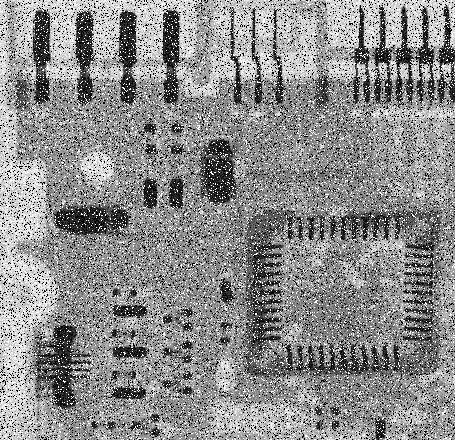
#> input picture DIP/LABS/LAB09/solution/res/saltandpaper.tif, 455 x 440 px
$ python task1.py res/saltandpaper.tif out 5 5
#> lines starting #> are read from the running program, lines starting #| are printed output that depends on the picture
### DIP/LABS/LAB09/solution/convolution.py

'''
Requirments:
  pip install pillow
  pip install matplotlib
  pip install numpy
Run:
> python task1.py path/to/image path/to/outdir/ order
'''

import PIL
from PIL import Image
import numpy as np
import itertools
import sys
import os


def inBound(pixelOnImage, size):
    x, y = pixelOnImage
    if(x < 0 or y < 0 or x >= size[0] or y >= size[1]):
        return False
    else:
        return True


def convolve(pixels, size, mask, add=False):
    print(mask)
    width, height = size

    for x, y in itertools.product(range(width), range(height)):

        mWidth, mHeight = mask.shape
        convoluted = (0, 0, 0)
        for i, j in itertools.product(range(mWidth), range(mHeight)):
            pixelOnImage = ((x - (int(mWidth/2) - i)),
                            (y - (int(mHeight/2) - j)))
            # print(pixelOnImage)
            if(inBound(pixelOnImage, (width, height))):
                convoluted = (int(convoluted[0] + (mask[i, j] * pixels[pixelOnImage][0])),
                                int(convoluted[1] + (mask[i, j] * pixels[pixelOnImage][1])),
                                int(convoluted[2] + (mask[i, j] * pixels[pixelOnImage][2])))
            else:
                continue

        pixels[x, y] = (convoluted)
        print(x, width,convoluted)

### DIP/LABS/LAB09/solution/task1.py

'''
Requirments:
  pip install pillow
  pip install matplotlib
  pip install numpy
Run:
> python task1.py path/to/image path/to/outdir/ order centerweight
'''

import PIL
from PIL import Image
import numpy as np
import itertools
import sys
import os
import convolution
# open image
# you have to pass the input image path as input arg
image = Image.open(sys.argv[1])
#> image is the input picture: PIL image 455x440 L; min 0, max 255, mean 140.1
image = image.convert("RGB")  # convert to signle channeled image
#> image: PIL image 455x440 RGB


width, height = image.size
#> width = 455; height = 440
totalPixels = width * height
#> totalPixels = 200200

order = int(sys.argv[3])
a = [[1/(order*order)] * order]*order

centerWeight = int(sys.argv[4])
a = [[1/9, 1/9, 1/9],
     [1/9, centerWeight/9, 1/9],
     [1/9, 1/9, 1/9]]
print(a)
smoothingMask = np.array(a)

print(smoothingMask)


pixels = image.load()
convolution.convolve(pixels, image.size, smoothingMask, False)


outDir = sys.argv[2] + '/smoothing/{inputFile}/'.format(inputFile=os.path.basename(sys.argv[1]))
if not os.path.exists(outDir):
    os.makedirs(outDir)
image.save(outDir+'{order}x{order}_centerweight_{centerWeight}.jpg'.format(order=order,centerWeight=centerWeight))
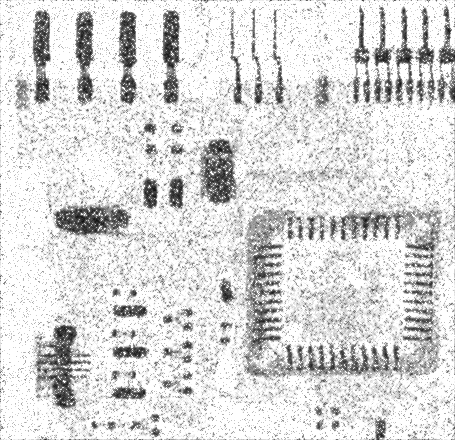
#> saved as 5x5_centerweight_5.jpg: PIL image 455x440 RGB; min 14, max 255, mean 216.4
